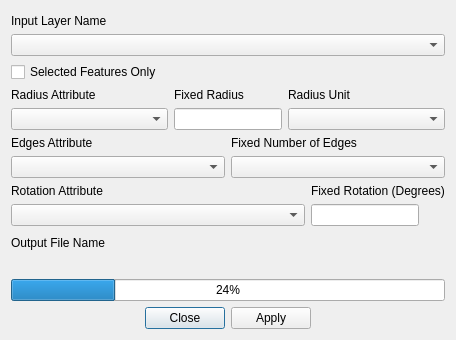
<?xml version="1.0" encoding="UTF-8"?>
<ui version="4.0">
 <class>mmqgis_buffers_form</class>
 <widget class="QDialog" name="mmqgis_buffers_form">
  <property name="windowModality">
   <enum>Qt::ApplicationModal</enum>
  </property>
  <property name="enabled">
   <bool>true</bool>
  </property>
  <property name="geometry">
   <rect>
    <x>0</x>
    <y>0</y>
    <width>456</width>
    <height>340</height>
   </rect>
  </property>
  <property name="mouseTracking">
   <bool>false</bool>
  </property>
  <property name="windowTitle">
   <string>Create Buffers</string>
  </property>
  <layout class="QVBoxLayout" name="verticalLayout">
   <item>
    <widget class="QLabel" name="label_4">
     <property name="text">
      <string>Input Layer Name</string>
     </property>
     <property name="alignment">
      <set>Qt::AlignBottom|Qt::AlignLeading|Qt::AlignLeft</set>
     </property>
    </widget>
   </item>
   <item>
    <widget class="QComboBox" name="input_layer_name"/>
   </item>
   <item>
    <widget class="QCheckBox" name="selected_only">
     <property name="text">
      <string>Selected Features Only</string>
     </property>
    </widget>
   </item>
   <item>
    <layout class="QGridLayout" name="gridLayout">
     <item row="0" column="1">
      <widget class="QLabel" name="label_8">
       <property name="text">
        <string>Fixed Radius</string>
       </property>
       <property name="alignment">
        <set>Qt::AlignBottom|Qt::AlignLeading|Qt::AlignLeft</set>
       </property>
      </widget>
     </item>
     <item row="0" column="2">
      <widget class="QLabel" name="label_9">
       <property name="text">
        <string>Radius Unit</string>
       </property>
       <property name="alignment">
        <set>Qt::AlignBottom|Qt::AlignLeading|Qt::AlignLeft</set>
       </property>
      </widget>
     </item>
     <item row="0" column="0">
      <widget class="QLabel" name="label_7">
       <property name="text">
        <string>Radius Attribute</string>
       </property>
       <property name="alignment">
        <set>Qt::AlignBottom|Qt::AlignLeading|Qt::AlignLeft</set>
       </property>
      </widget>
     </item>
     <item row="1" column="0">
      <widget class="QComboBox" name="radius_attribute"/>
     </item>
     <item row="1" column="1">
      <widget class="QLineEdit" name="radius">
       <property name="sizePolicy">
        <sizepolicy hsizetype="Fixed" vsizetype="Fixed">
         <horstretch>0</horstretch>
         <verstretch>0</verstretch>
        </sizepolicy>
       </property>
      </widget>
     </item>
     <item row="1" column="2">
      <widget class="QComboBox" name="radius_unit"/>
     </item>
    </layout>
   </item>
   <item>
    <layout class="QGridLayout" name="gridLayout_2">
     <item row="0" column="1">
      <widget class="QLabel" name="label_10">
       <property name="text">
        <string>Fixed Number of Edges</string>
       </property>
       <property name="alignment">
        <set>Qt::AlignBottom|Qt::AlignLeading|Qt::AlignLeft</set>
       </property>
      </widget>
     </item>
     <item row="0" column="0">
      <widget class="QLabel" name="label_6">
       <property name="text">
        <string>Edges Attribute</string>
       </property>
       <property name="alignment">
        <set>Qt::AlignBottom|Qt::AlignLeading|Qt::AlignLeft</set>
       </property>
      </widget>
     </item>
     <item row="1" column="0">
      <widget class="QComboBox" name="edges_attribute"/>
     </item>
     <item row="1" column="1">
      <widget class="QComboBox" name="edge_count"/>
     </item>
    </layout>
   </item>
   <item>
    <layout class="QGridLayout" name="gridLayout_3">
     <item row="0" column="0">
      <widget class="QLabel" name="label_11">
       <property name="text">
        <string>Rotation Attribute</string>
       </property>
       <property name="alignment">
        <set>Qt::AlignBottom|Qt::AlignLeading|Qt::AlignLeft</set>
       </property>
      </widget>
     </item>
     <item row="2" column="0">
      <widget class="QComboBox" name="rotation_attribute"/>
     </item>
     <item row="0" column="1">
      <widget class="QLabel" name="label_12">
       <property name="text">
        <string>Fixed Rotation (Degrees)</string>
       </property>
       <property name="alignment">
        <set>Qt::AlignBottom|Qt::AlignLeading|Qt::AlignLeft</set>
       </property>
      </widget>
     </item>
     <item row="2" column="1">
      <widget class="QLineEdit" name="rotation_degrees">
       <property name="sizePolicy">
        <sizepolicy hsizetype="Fixed" vsizetype="Fixed">
         <horstretch>0</horstretch>
         <verstretch>0</verstretch>
        </sizepolicy>
       </property>
      </widget>
     </item>
    </layout>
   </item>
   <item>
    <widget class="QLabel" name="label">
     <property name="text">
      <string>Output File Name</string>
     </property>
     <property name="alignment">
      <set>Qt::AlignBottom|Qt::AlignLeading|Qt::AlignLeft</set>
     </property>
    </widget>
   </item>
   <item>
    <widget class="QgsFileWidget" name="output_file_name"/>
   </item>
   <item>
    <widget class="QProgressBar" name="status">
     <property name="value">
      <number>24</number>
     </property>
    </widget>
   </item>
   <item>
    <widget class="QDialogButtonBox" name="buttonBox">
     <property name="orientation">
      <enum>Qt::Horizontal</enum>
     </property>
     <property name="standardButtons">
      <set>QDialogButtonBox::Apply|QDialogButtonBox::Close</set>
     </property>
     <property name="centerButtons">
      <bool>true</bool>
     </property>
    </widget>
   </item>
  </layout>
 </widget>
 <customwidgets>
  <customwidget>
   <class>QgsFileWidget</class>
   <extends>QWidget</extends>
   <header>qgsfilewidget.h</header>
  </customwidget>
 </customwidgets>
 <tabstops>
  <tabstop>input_layer_name</tabstop>
  <tabstop>radius_unit</tabstop>
  <tabstop>edges_attribute</tabstop>
  <tabstop>radius</tabstop>
  <tabstop>radius_attribute</tabstop>
  <tabstop>selected_only</tabstop>
  <tabstop>buttonBox</tabstop>
 </tabstops>
 <resources/>
 <connections>
  <connection>
   <sender>buttonBox</sender>
   <signal>accepted()</signal>
   <receiver>mmqgis_buffers_form</receiver>
   <slot>accept()</slot>
   <hints>
    <hint type="sourcelabel">
     <x>248</x>
     <y>254</y>
    </hint>
    <hint type="destinationlabel">
     <x>157</x>
     <y>274</y>
    </hint>
   </hints>
  </connection>
  <connection>
   <sender>buttonBox</sender>
   <signal>rejected()</signal>
   <receiver>mmqgis_buffers_form</receiver>
   <slot>reject()</slot>
   <hints>
    <hint type="sourcelabel">
     <x>316</x>
     <y>260</y>
    </hint>
    <hint type="destinationlabel">
     <x>286</x>
     <y>274</y>
    </hint>
   </hints>
  </connection>
 </connections>
</ui>
